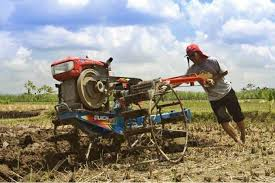
#> input picture Direktori_gambar/traktor.jpg, 275 x 183 px, found by its file name
$ python python_untuk_kuantisasi_citra.py
#> lines starting #> are read from the running program, lines starting #| are printed output that depends on the picture; after the words box and inside, x2 and y2 are one past the last pixel; in counts of white or black regions, pixels touching at a corner belong together
import numpy as np
import cv2
import matplotlib.pyplot as plt

# membaca gambar grayscale dari direktori
image = cv2.imread('D:/KULIAH/Semester 5/Project_Python/Direktori_gambar/traktor.jpg', cv2.IMREAD_GRAYSCALE)
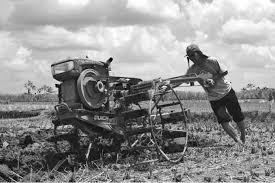
#> image: shape (183, 275); min 0, max 255, mean 145

# tentukan jumlah level kuantisasi
level = 4

# menentukan interval kuantisasi
interval_size = 256 // level
intervals = [i * interval_size for i in range(level)]
mid_values = [((i * interval_size) + ((i + 1) * interval_size - 1)) // 2 for i in range (level)]

# fungsi kuantisasi manual
def quantize (image, intervals, mid_values):
    quantized_image = np.zeros_like(image)
    for i in range(len(intervals)):
        lower_bound = intervals[i]
        upper_bound = lower_bound + interval_size - 1
        maks = (image >= lower_bound) & (image <= upper_bound)
        quantized_image[maks] = mid_values[i]
#> this loop made 4 passes
#> pass 1, in quantize, `maks = (image >= lower_bound) & (image <= upper_bound)`:
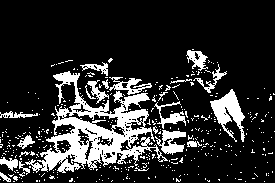
#> maks: shape (183, 275) bool; 17.8% white; 380 white regions (359 under 20 px), largest, box (x1, y1, x2, y2) and area: (25, 71, 168, 173) 4756, (210, 89, 245, 142) 807, (155, 130, 186, 155) 393
#> pass 2, in quantize, `maks = (image >= lower_bound) & (image <= upper_bound)`:
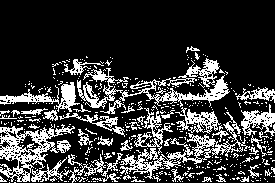
#> maks: shape (183, 275) bool; 22.3% white in thin lines or dots, all inside (x1, y1, x2, y2) = (0, 46, 275, 183)
#> pass 3, in quantize, `maks = (image >= lower_bound) & (image <= upper_bound)`:
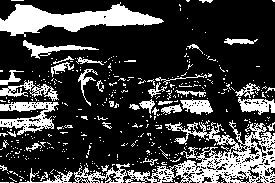
#> maks: shape (183, 275) bool; 24.4% white; 419 white regions (380 under 20 px), largest, box (x1, y1, x2, y2) and area: (125, 120, 275, 183) 3535, (0, 2, 164, 37) 2661, (0, 102, 59, 135) 935
#> after the loop:
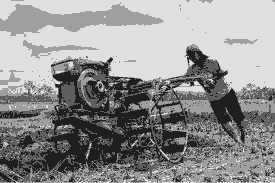
#> quantized_image: shape (183, 275); min 31, max 223, mean 144.6
    return quantized_image

# terapkan kuantisasi
quantized_image = quantize(image, intervals, mid_values)

# tampilkan gambar asli
plt.figure(figsize=(10,4))

plt.subplot(1, 2, 1)
plt.title("gambar asli")
plt.imshow(image, cmap='gray', vmin=0, vmax=255)
plt.axis('off')

plt.subplot(1, 2, 2)
plt.title("setelah kuantisasi")
plt.imshow(quantized_image, cmap='gray', vmin=0, vmax=255)
plt.axis('off')

plt.show()

$ run again, with Direktori_gambar/bu.jpeg copied over Direktori_gambar/traktor.jpg
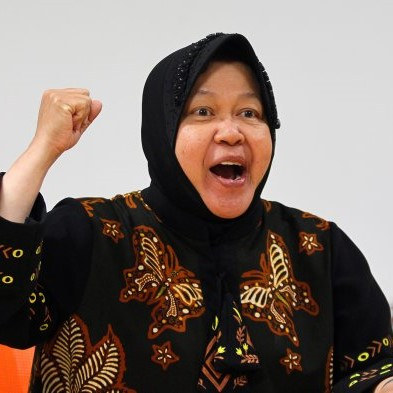
#> input picture Direktori_gambar/bu.jpeg, 393 x 393 px, found by its file name
#> the loop in quantize, `for i in range(len(intervals)):` made 4 passes
#> pass 1, in quantize, `maks = (image >= lower_bound) & (image <= upper_bound)`:
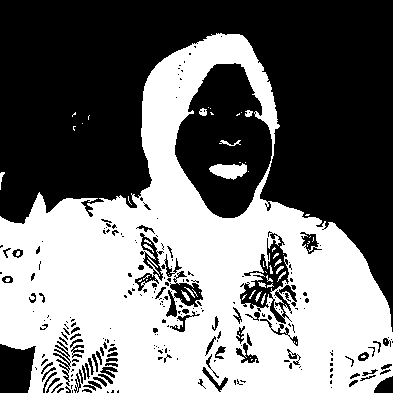
#> maks: shape (393, 393) bool; 45.8% white; 62 white regions (44 under 20 px), largest, box (x1, y1, x2, y2) and area: (0, 33, 393, 393) 69634, (209, 163, 247, 180) 427, (219, 140, 241, 146) 53
#> after the loop in quantize, `for i in range(len(intervals)):`:
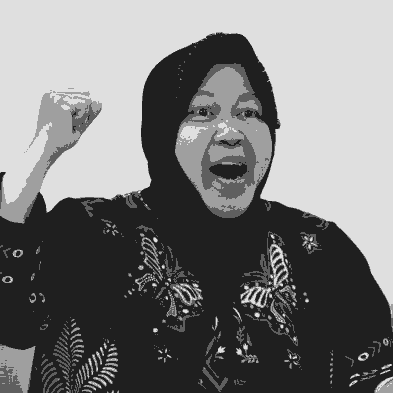
#> quantized_image: shape (393, 393); min 31, max 223, mean 121.2
